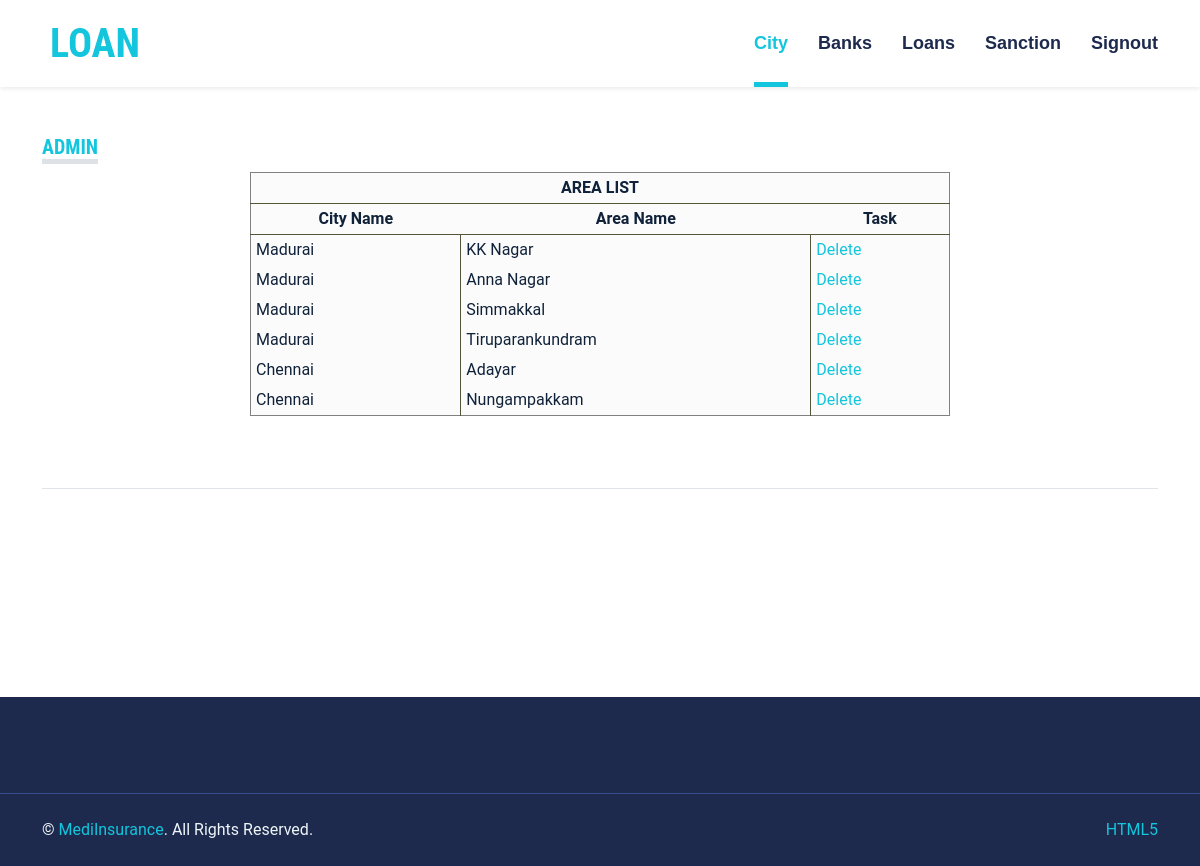
The page /avloc.php (signed in) on the database its author committed.
### tables this page shows
CREATE TABLE IF NOT EXISTS `area` (
  `id` int(11) NOT NULL AUTO_INCREMENT,
  `cname` varchar(100) NOT NULL,
  `aname` varchar(200) NOT NULL,
  PRIMARY KEY (`cname`,`aname`),
  UNIQUE KEY `id` (`id`)
);

### avloc.php (the view, shortened to what this page needs)
<?php
include './adminheader.php';
$rs = mysqli_query($link, "select id,cname,aname from area") or die(mysqli_error($link));
echo "<div class='scrolldiv'><table class='report_tab' style='float:none;margin:auto;min-width:700px;'><thead><tr><th colspan='3'>AREA LIST<tr><th>City Name<th>Area Name<th>Task</thead><tbody>";
    while($row = mysqli_fetch_row($rs)) {
        echo "<tr>";
        echo "<td>$row[1]<td>$row[2]";
        echo "<td><a href='avloc.php?delid=$row[0]' onclick=\"javascript:return confirm('Are You Sure to Delete ?')\">Delete</a>";
    }
echo "</tbody></table></div><hr>";
include './footer.php';

### adminheader.php (shortened to what this page needs)
<!DOCTYPE html>
<html lang="en">
<head>
    <link href="lib/owlcarousel/assets/owl.carousel.min.css" rel="stylesheet">
    <link href="lib/tempusdominus/css/tempusdominus-bootstrap-4.min.css" rel="stylesheet" />
    <link href="css/bootstrap.min.css" rel="stylesheet">
    <link href="css/style.css" rel="stylesheet">
</head>
<body>
    <div class="container-fluid sticky-top bg-white shadow-sm">
        <div class="container">
            <nav class="navbar navbar-expand-lg bg-white navbar-light py-3 py-lg-0">
                <a href="#" class="navbar-brand">
                    <h1 class="m-0 text-uppercase text-primary"><i class="fa fa-clinic-medical me-2"></i>Loan</h1>
                </a>
                <div class="collapse navbar-collapse" id="navbarCollapse">
                    <div class="navbar-nav ms-auto py-0">
                        <a href="adminhome.php" class="nav-item nav-link active">City</a>
                        <a href="aaccept.php" class="nav-item nav-link">Banks</a>
                        <a href="avloans.php" class="nav-item nav-link">Loans</a>
                        <a href="asanction.php" class="nav-item nav-link">Sanction</a>
                        <a href="signout.php" class="nav-item nav-link">Signout</a>
                    </div>
                </div>
            </nav>
        </div>
    </div>
    <div class="container-fluid py-5">
        <div class="container">
            <div class="row gx-5" style="min-height: ">
                <div class="col-lg-12">
                    <div class="mb-7">
                        <h5 class="d-inline-block text-primary text-uppercase border-bottom border-5">Admin</h5>
                    </div>

### footer.php (shortened to what this page needs)
                </div>
            </div>
        </div>
    </div>
    <div class="container-fluid py-5"></div>
    <div class="container-fluid bg-dark text-light mt-5 py-5"></div>
    <div class="container-fluid bg-dark text-light border-top border-secondary py-4">
        <div class="container">
            <div class="row g-5">
                <div class="col-md-6 text-center text-md-start">
                    <p class="mb-md-0">&copy; <a class="text-primary" href="#">MediInsurance</a>. All Rights Reserved.</p>
                </div>
                <div class="col-md-6 text-center text-md-end">
                    <p class="mb-0"><a class="text-primary" href="https://htmlcodex.com">HTML5</a></p>
                </div>
            </div>
        </div>
    </div>
</body>
</html>

### css/style.css (style rules this page uses)
:root { --primary: #13C5DD; --secondary: #354F8E; --light: #EFF5F9; --dark: #1D2A4D; }
.navbar-light .navbar-nav .nav-link { font-family: 'Jost', sans-serif; position: relative; margin-left: 30px; padding: 30px 0; font-size: 18px; font-weight: 700; color: var(--dark); outline: none; transition: .5s; }
.navbar-light .navbar-nav .nav-link:hover, .navbar-light .navbar-nav .nav-link.active { color: var(--primary); }
@media (min-width: 992px) { .navbar-light .navbar-nav .nav-link::before { position: absolute; content: ""; width: 0; height: 5px; bottom: 0; left: 50%; background: var(--primary); transition: .5s; } }
@media (min-width: 992px) { .navbar-light .navbar-nav .nav-link:hover::before, .navbar-light .navbar-nav .nav-link.active::before { width: 100%; left: 0; } }
table.report_tab { border-spacing: 0; border: solid thin gray; margin: 10px; background-color: rgba(250,250,250,0.8); border-radius: 0.5em; color: #10223a; float:right; }
table.report_tab th, table.report_tab td { padding: 3px 5px; }
table.report_tab thead tr { border-bottom: solid thin #55553a; }
table.report_tab thead tr:last-child th { border-bottom: solid thin #55553a; }
table.report_tab tbody tr td, table.report_tab tbody tr th { border-right:solid thin #55553a; }
table.report_tab tbody tr td:last-child { border-right: none; }
table.report_tab thead tr th { text-align: center; }
div.scrolldiv { height:300px; overflow-y: scroll; }

### rows shown on the page
area: cname "Madurai", aname "KK Nagar"
area: cname "Madurai", aname "Anna Nagar"
area: cname "Madurai", aname "Simmakkal"
area: cname "Madurai", aname "Tiruparankundram"
area: cname "Chennai", aname "Adayar"
area: cname "Chennai", aname "Nungampakkam"
